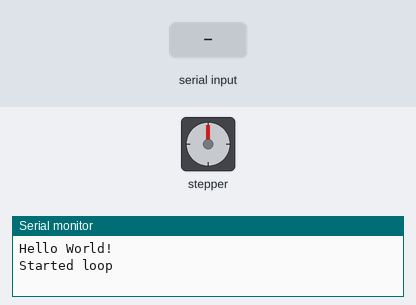
Recording of a sketch running on a simulated Arduino Zero (SAMD21). Parts: stepper motor, the last lines printed to the serial monitor. The test bench sets the inputs (shaded band). Stepper angles assume 20 steps per turn.

Above: at 1.2 s.
1.3 s: "f" received over Serial
At 1.52 s:
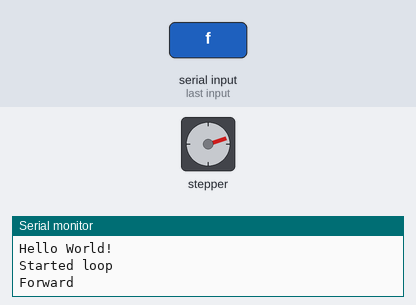
At 1.97 s:
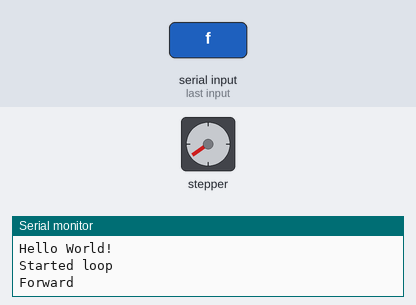
Timing chart, 0 to 10.3 s (numbered marks = the images above; inputs shaded):
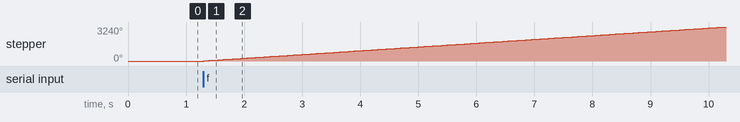

The sketch:

PositionControl.ino
```cpp
#include <Stepper.h>
#ifdef ARDUINO_SAMD_VARIANT_COMPLIANCE
  #define SERIAL SerialUSB
#else
  #define SERIAL Serial
#endif

const int stepsPerRevolution = 20;  // change this to fit the number of steps per revolution
// for your motor

// initialize the stepper library on pins 8 through 11:
Stepper myStepper(stepsPerRevolution, 8, 9, 10, 11);

void setup() {
  Serial.println("Hello World!");
  // set the speed at 60 rpm:
  myStepper.setSpeed(60);
  // initialize the serial port:
  Serial.begin(9600);
}

boolean newData = false;
boolean test=false;
int previous=0;
int val=0;
char buff= ' ';
bool firstDone = false;

void loop() {

  if (firstDone == false){
    Serial.println("Started loop");
    firstDone = true;
  }
  char rc;
  // step one revolution  in one direction:
  while (Serial.available() > 0 && newData==false) {
    int val = analogRead(0);
    rc = Serial.read();
    if(rc=='f'){

      Serial.println("Forward");
      myStepper.step(val - previous);
      delay(50);
    }

    // step one revolution in the other direction:
    if(rc=='b'){
      Serial.println("True");
      Serial.println("Backward");
      myStepper.step(val + previous);
      delay(50);
    }
   previous = val;
  }

}
```

Measured:
- after the input at 1.3 s, stepper: keeps turning clockwise at about 362°/s, starting at once
